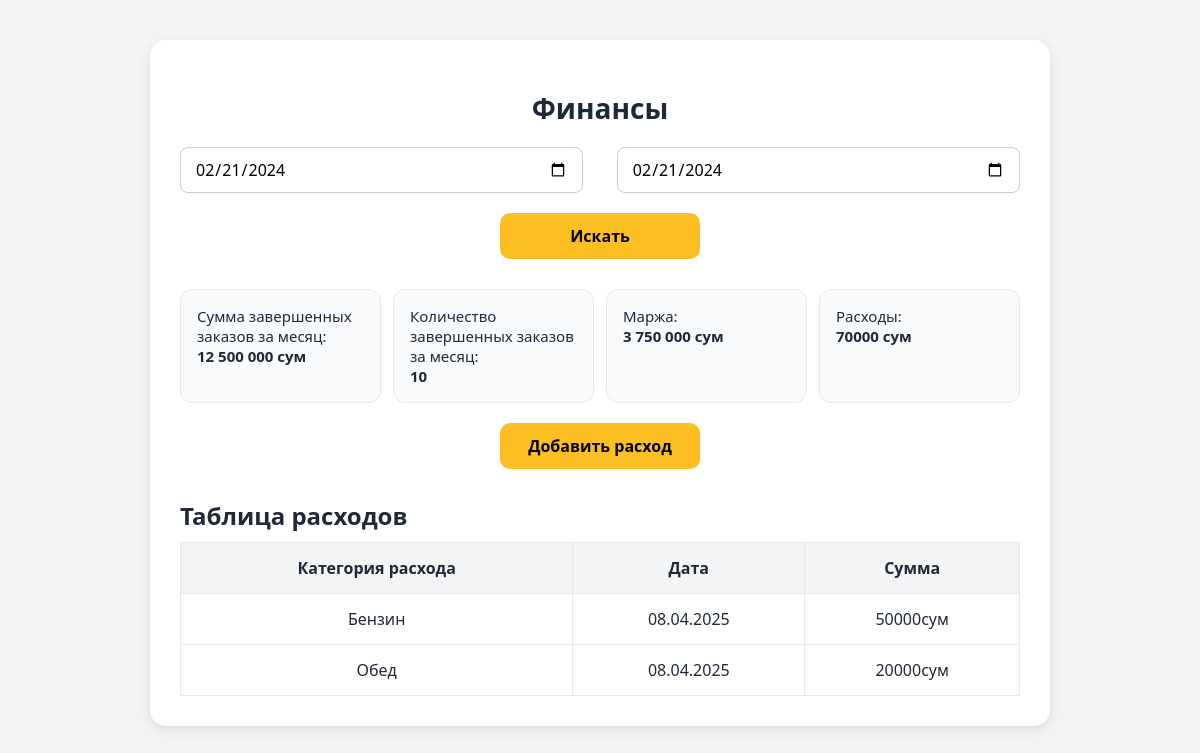
The page /money/ (signed in) on the database as committed earlier.
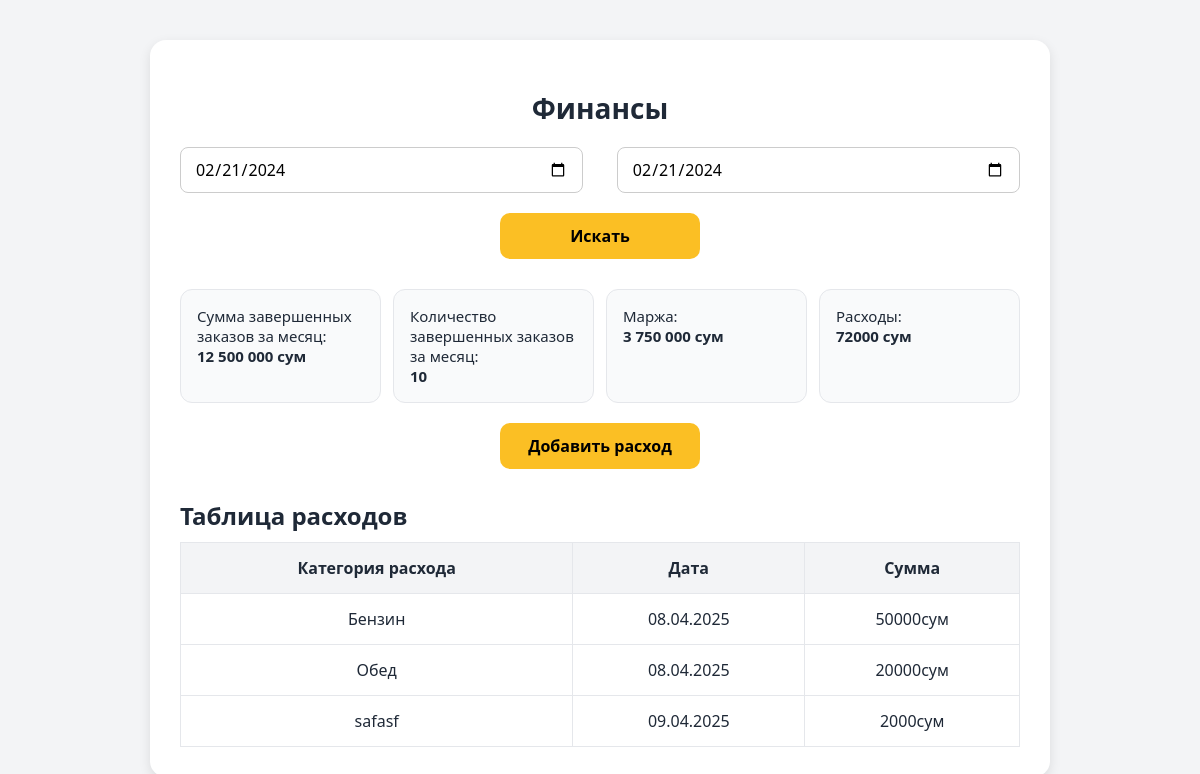
The same page on the database as committed later.
### backend/models.py (models this page shows, shortened)
class Finance(models.Model):
    name=models.CharField(max_length=60)
    sum=models.IntegerField(default=0)
    created_at=models.DateField(auto_now_add=True)

### backend/views.py (the view)
# urls.py: path('money/',views.Money.as_view(),name='money'),
class Money(LoginRequiredMixin,TemplateView):
   template_name = 'money.html'
   login_url = reverse_lazy('login')
   def get_context_data(self, *, object_list=None, **kwargs):
      context = super().get_context_data(**kwargs)
      first = self.request.GET.get('first')
      second=self.request.GET.get('second')
      today = now()
      query=Finance.objects.filter(
          created_at__year=today.year,
          created_at__month=today.month
      )
      if first and second:
         query = query.filter(created_at__range=(first, second))
      context['money'] = query
      context['cost']=query.aggregate(total_sum=Sum('sum'))['total_sum'] or 0
      return context

### backend/templates/money.html (shortened to what this page needs)
<!DOCTYPE html>
<html lang="ru">
<head>
</head>
<body>
  <div class="container">
    <h1>Финансы</h1>
    <form action="" method="GET">
    <div class="dates">
      <input type="date" value="2024-02-21" name="first">
      <input type="date" value="2024-02-21" name="second">
    </div>
      <button class="add-button" > Искать </button>
      </form>
    <div class="stats">
      <div class="stat">Сумма завершенных заказов за месяц: <br><strong>12 500 000 сум</strong></div>
      <div class="stat">Количество завершенных заказов за месяц: <br><strong>10</strong></div>
      <div class="stat">Маржа: <br><strong>3 750 000 сум</strong></div>
      <div class="stat">Расходы: <br><strong>{{cost}} сум</strong></div>
    </div>
    <button class="add-button" onclick="window.location.href='{% url 'create_money' %}'">Добавить расход</button>
    <h2 style="margin-bottom: 10px;">Таблица расходов</h2>
    <table>
      <thead>
        <tr>
          <th>Категория расхода</th>
          <th>Дата</th>
          <th>Сумма</th>
        </tr>
      </thead>
      <tbody>
      {% for item in money %}
        <tr>
          <td>{{item.name}}</td>
          <td>{{item.created_at|date:"d.m.Y"}}</td>
          <td>{{item.sum}}сум</td>
        </tr>
      {% endfor %}
      </tbody>
    </table>
  </div>
</body>
</html>

Rows that differ between the two databases and show on the page:
added Finance: name "safasf", created_at "09.04.2025", sum "2000"
Other text that changed with them:
{{ cost }}: "70000" → "72000"
